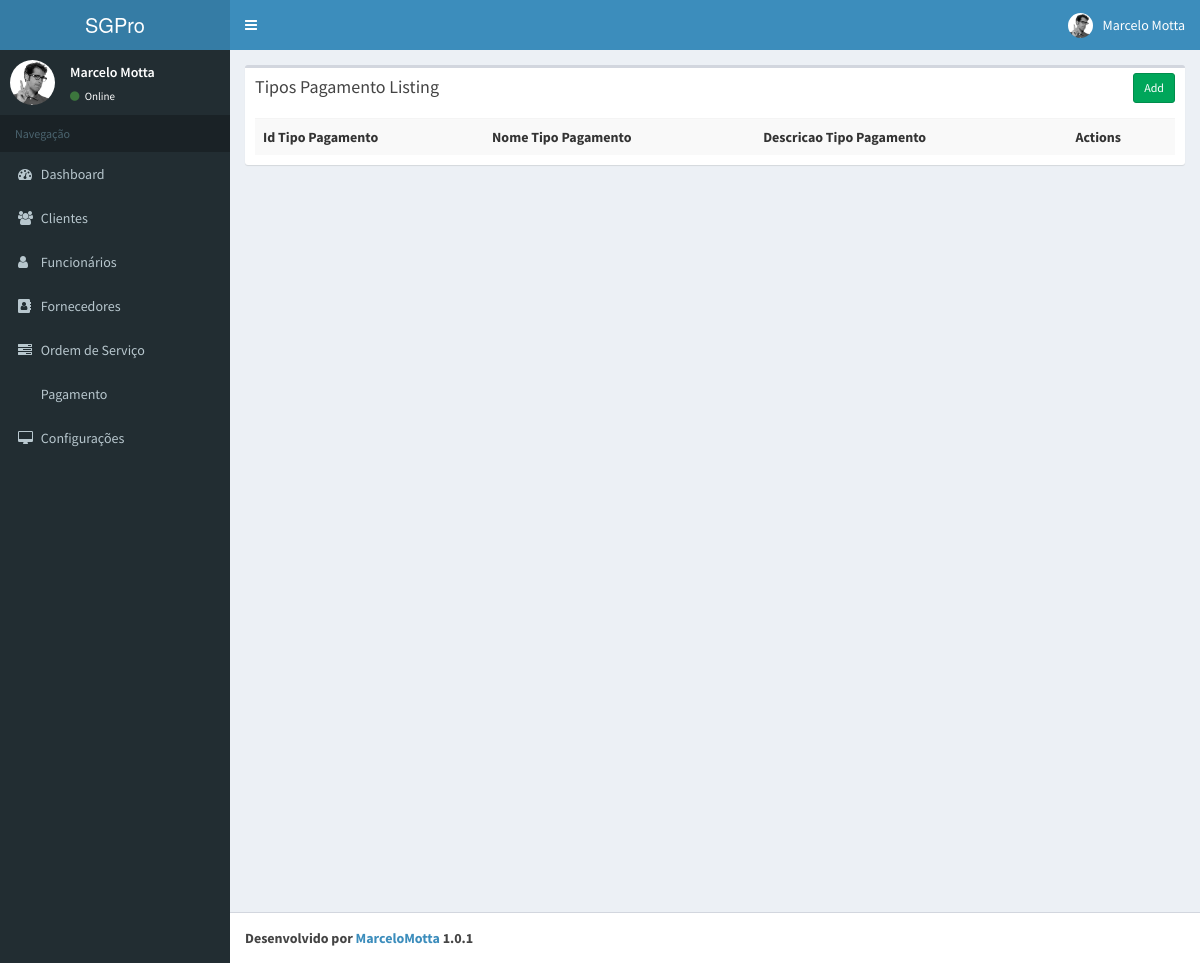
The app's page /app-developing/index.php/tipos_pagamento, older data.
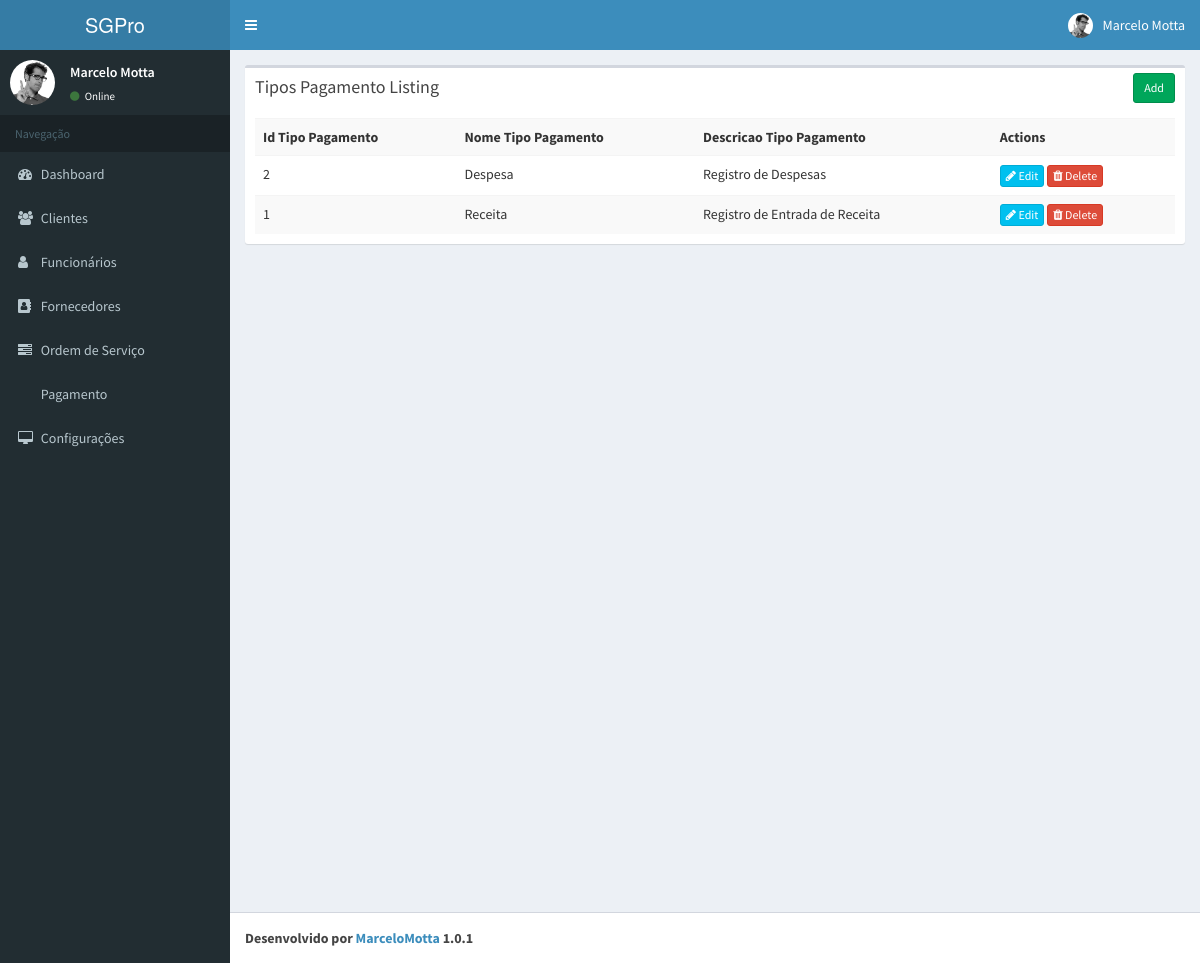
The same page, newer data.
### tables this page shows
CREATE TABLE `tipos_pagamento` (
  `id_tipo_pagamento` int(11) NOT NULL,
  `nome_tipo_pagamento` varchar(50) NOT NULL,
  `descricao_tipo_pagamento` varchar(100) NOT NULL
);

### app-developing/application/controllers/Tipos_pagamento.php (called while the page is built, shortened)
<?php
class Tipos_pagamento extends CI_Controller{
    function __construct()
    {
        $this->load->model('Tipos_pagamento_model');
    }
    function index()
    {
        $data['tipos_pagamento'] = $this->Tipos_pagamento_model->get_all_tipos_pagamento();
        $data['_view'] = 'tipos_pagamento/index';
        $this->load->view('layouts/main',$data);
    }
}

### app-developing/index.php (called while the page is built, shortened)
<?php
require_once BASEPATH.'core/CodeIgniter.php';

### app-developing/application/models/Tipos_pagamento_model.php (called while the page is built, shortened)
<?php
class Tipos_pagamento_model extends CI_Model
{
    function get_all_tipos_pagamento()
    {
        $this->db->order_by('id_tipo_pagamento', 'desc');
        return $this->db->get('tipos_pagamento')->result_array();
    }
}

### app-developing/application/views/tipos_pagamento/index.php (the view)
<div class="row">
    <div class="col-md-12">
        <div class="box">
            <div class="box-header">
                <h3 class="box-title">Tipos Pagamento Listing</h3>
            	<div class="box-tools">
                    <a href="<?php echo site_url('tipos_pagamento/add'); ?>" class="btn btn-success btn-sm">Add</a>
                </div>
            </div>
            <div class="box-body">
                <table class="table table-striped">
                    <tr>
						<th>Id Tipo Pagamento</th>
						<th>Nome Tipo Pagamento</th>
						<th>Descricao Tipo Pagamento</th>
						<th>Actions</th>
                    </tr>
                    <?php foreach($tipos_pagamento as $t){ ?>
                    <tr>
						<td><?php echo $t['id_tipo_pagamento']; ?></td>
						<td><?php echo $t['nome_tipo_pagamento']; ?></td>
						<td><?php echo $t['descricao_tipo_pagamento']; ?></td>
						<td>
                            <a href="<?php echo site_url('tipos_pagamento/edit/'.$t['id_tipo_pagamento']); ?>" class="btn btn-info btn-xs"><span class="fa fa-pencil"></span> Edit</a>
                            <a href="<?php echo site_url('tipos_pagamento/remove/'.$t['id_tipo_pagamento']); ?>" class="btn btn-danger btn-xs"><span class="fa fa-trash"></span> Delete</a>
                        </td>
                    </tr>
                    <?php } ?>
                </table>
            </div>
        </div>
    </div>
</div>

Row changes from the older to the newer data that the page shows:
added tipos_pagamento: id_tipo_pagamento "2", nome_tipo_pagamento "Despesa", descricao_tipo_pagamento "Registro de Despesas"
added tipos_pagamento: id_tipo_pagamento "1", nome_tipo_pagamento "Receita", descricao_tipo_pagamento "Registro de Entrada de Receita"
